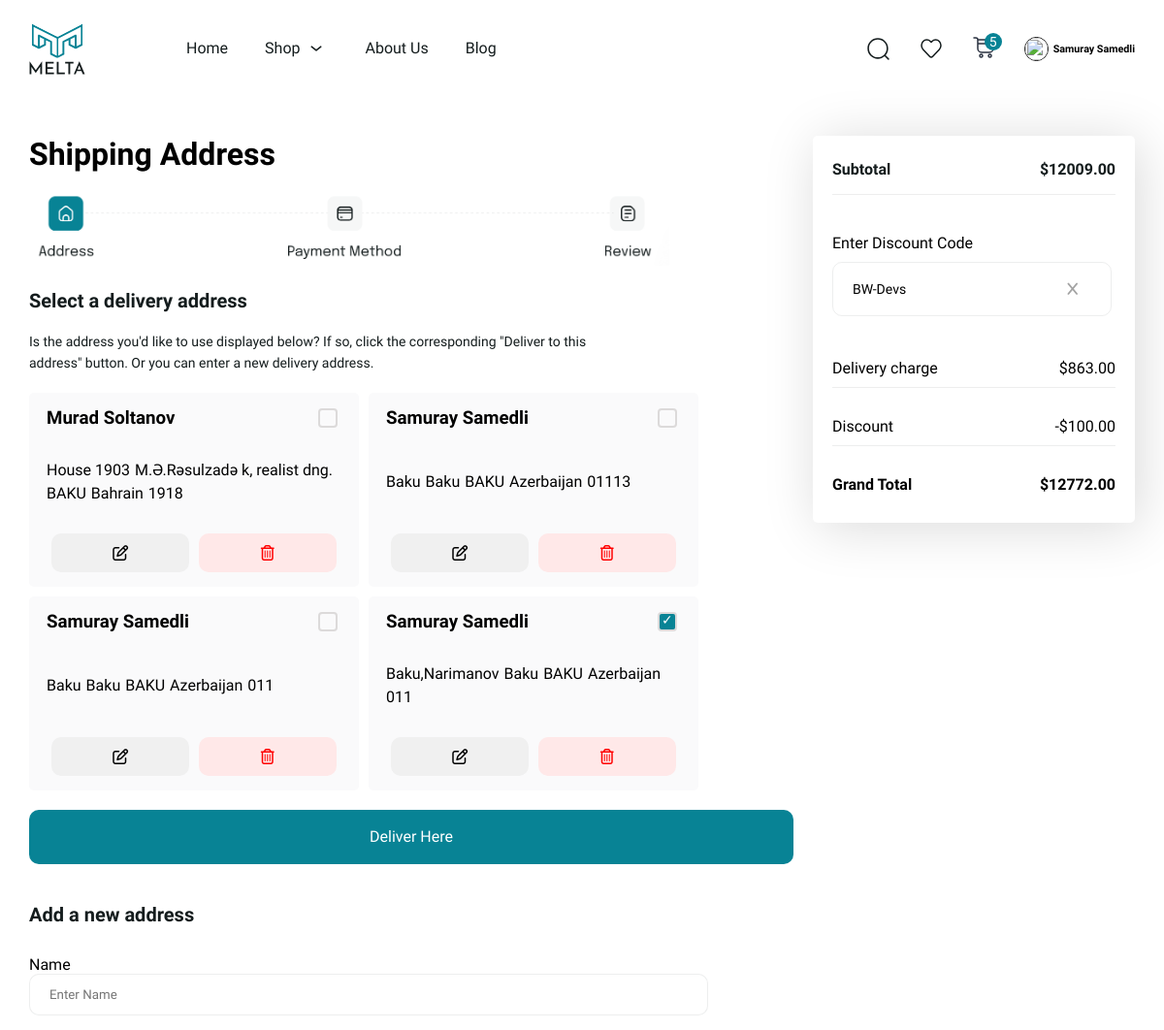
/shipping/ (signed in, upper part), run on an earlier commit of the app's database.
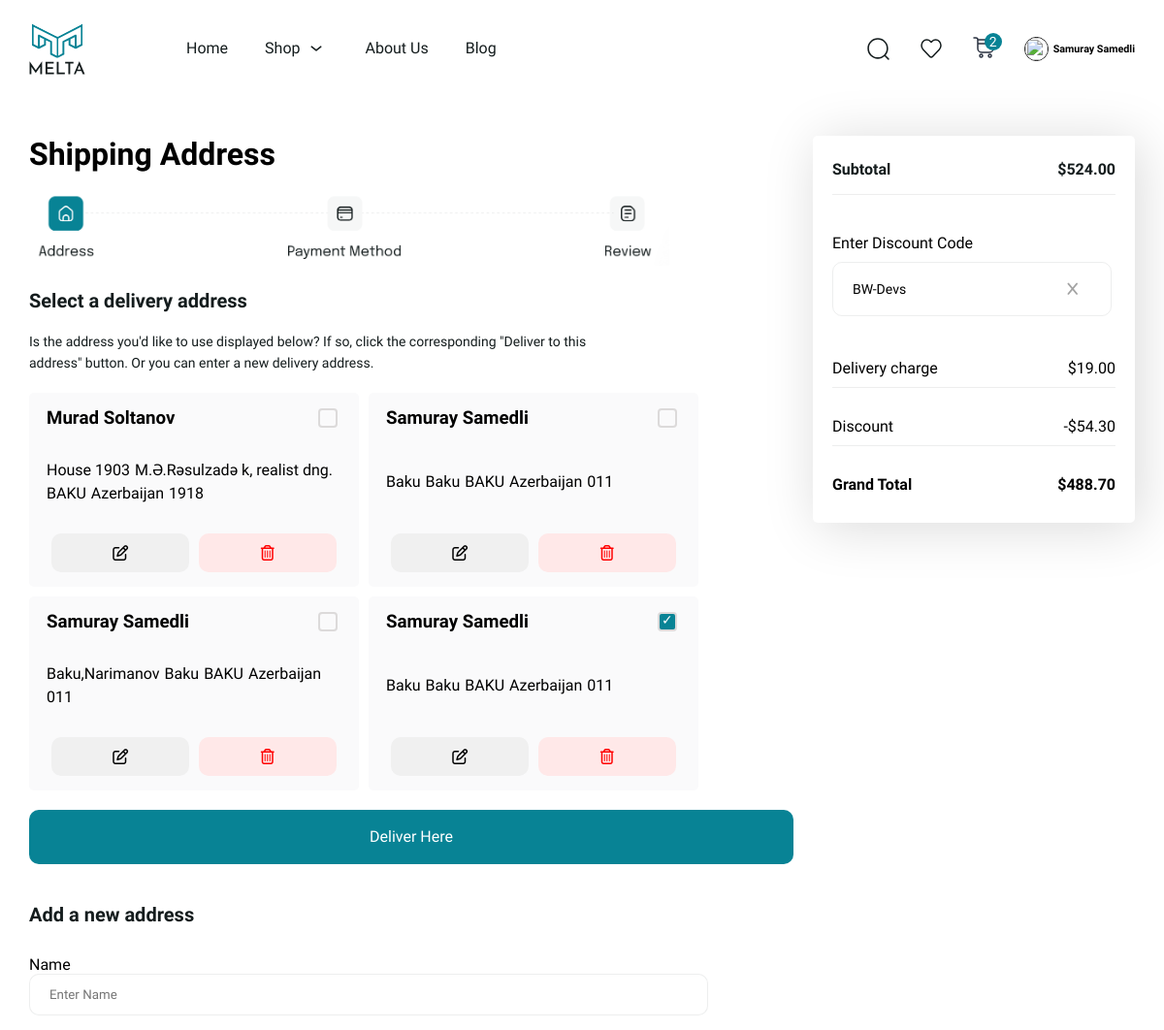
And on a later commit of the database.
### home/models.py (models this page shows, shortened)
class UserAddress(models.Model):
    user = models.ForeignKey(User,on_delete=models.CASCADE,related_name='address')
    name = models.CharField(max_length=50)
    country=models.CharField(max_length=50)
    city=models.CharField(max_length=50)
    flat=models.CharField(max_length=50)
    Area=models.CharField(max_length=50)
    pin=models.CharField(max_length=50)
    phone=models.CharField(blank=True,null=True,default="", max_length=50)
    default_address = models.BooleanField(default=False)

class UserOrderSummary(models.Model):
    user = models.OneToOneField(User,on_delete=models.CASCADE)
    discounts= models.ForeignKey(Discounts,null=True,db_constraint=False,on_delete=models.CASCADE,blank=True )
    discount_value= models.DecimalField(max_digits=10,decimal_places=2,default=0)
    subtotal= models.DecimalField(max_digits=10,decimal_places=2,default=0)
    payments = models.ForeignKey(Payments , null=True, blank=True,on_delete=models.CASCADE)
    address = models.ForeignKey(UserAddress, on_delete=models.SET_NULL, null=True, blank=True)
    total_delivery_cost= models.DecimalField(max_digits=10,decimal_places=2,default=0)
    grand_total= models.DecimalField(max_digits=10,decimal_places=2,default=0)

class Discounts(models.Model):
    code = models.CharField(max_length=50,unique=True)
    discount_type = models.CharField(max_length=50,choices=[('percentage', 'Percentage'), ('fixed', 'Fixed Amount')])
    discount_amount = models.DecimalField(max_digits=5, decimal_places=2)
    max_discount_amount = models.DecimalField(max_digits=5,decimal_places=2)
    is_active = models.BooleanField(default=True)
    def __str__(self):
        return self.code

### home/views.py (the view)
# urls.py: path('shipping/',shipping_view, name='shipping'),
def shipping_view(request):
    order = Order.objects.filter(customers=request.user, status=False)
    order_count = order.count()
    user_order_summary = UserOrderSummary.objects.get(user=request.user)
    address = UserAddress.objects.filter(user=request.user)
    if request.method == 'POST':
        id=request.POST.get('default_adress')
        default_address = UserAddress.objects.get(id=id)
        user_order_summary.address = default_address
        user_order_summary.save()
        return redirect('payments')
    context={'address':address,'user_order_summary':user_order_summary,'order':order,'order_count':order_count}
    return render(request,'shipping.html',context)

### home/models.py (called while the page is built)
    def get_main_image(self):
        first_image = self.images.first()
        return first_image.images.url if first_image else None

### templates/shipping.html (shortened to what the changed rows need)
{% extends "base.html" %}
{% block body %}
<div class="shipping">
    <div class="shipping_left">
      <div class="shipping_caption">
        <h1>Shipping Address</h1>
      </div>
      <div class="shipping_adress">
        {% if address %}
          {% for add in address %}
            <div class="ship_adress">
              <h3 class="ship_user"><span>{{add.name}}</span>
                {% if add.default_address %}
                <input  checked type="radio"  form="deliver" class="input_check" value="{{add.id}}" name="default_adress" id="{{add.id}}">
                {% else %}
                <input  form="deliver"  type="radio"  value="{{add.id}}" class="input_check" name="default_adress" id="{{add.id}}">
                {% endif %}
            </h3>
            <div class="address_details"><span>{{add.flat}}</span><span>{{add.Area}}</span><span>{{add.city}}</span><span>{{add.country}}</span><span>{{add.pin}}</span></div>
            <div class="address_update">
        <a class="address_change" href="{% url 'update-address' add.id %}"><i class="fa-regular fa-pen-to-square" style="color: #000000;"></i></a>
          <a class="address_delete" href="{% url 'delete-address' add.id %} "><i class="fa-regular fa-trash-can" style="color: #ff0000;"></i></a>
            </div>
          </div>
          {% endfor %}
        {% endif %}
      </div>
    </div>
    <div class="checkout_right">
      <div class="subtotal">
        <h4>Subtotal</h4>
        <h4>${{ user_order_summary.subtotal|floatformat:2}}</h4>
      </div>
      <div class="">
        <div class="coupon">
          {% if user_order_summary.discounts%}
          <div class="add_coupon_input">
            <div class="add_coupon_code">{{user_order_summary.discounts}}</div>
              <a href="{% url 'delete-discount'%}"><i class="fa-solid fa-x" style="color: #a3a3a3;">
                </i>
              </a>
            </div>
          {% else %}
            <form class="coupon_input" method="post" action="{% url 'apply-discount' %}">
              {% csrf_token %}
              <input required type="text" id="coupon-code" value="" name="discount_code" placeholder="Enter discount code"/>
              <button type="submit" id="apply-coupon">Apply</button>
            </form>
          {% endif %}
            </div>
    </div>
    <div class="delivery">
      <div>Delivery charge</div>
      <div>
        ${{user_order_summary.total_delivery_cost|floatformat:2}}
      </div>
    </div>
    {% if user_order_summary.discount_value > 0 %}
    <div class="delivery">
      <div>Discount</div>
      <div>-${{user_order_summary.discount_value}}</div>
    </div>
    {% endif %}
      <div class="total">
        <h4>Grand Total</h4>
        <h4 >${{user_order_summary.grand_total|floatformat:2}}</h4>
      </div>
    </div>
  </div>
{% endblock body %}

### templates/base.html (shortened to what this page needs)
{% load static %}
<!DOCTYPE html>
<html lang="en">
<head>
    <link rel="stylesheet" href="https://cdnjs.cloudflare.com/ajax/libs/font-awesome/6.5.1/css/all.min.css" />
    <link rel="stylesheet" href="{% static 'product.css'%}">
    <link rel="stylesheet" href="{%static 'style.css'%}">
</head>
<body>
    <div class="container">
        <div class="navbar">
          <div class="nav">
            <div class="logo_text">
              <a href="{% url 'home' %}">
                <img
                src="/media/navbar-footer_img/homepage_logo.svg"
                alt="header-logo"
                class="header_logo"
              />
              </a>
            </div>
            <ul class="header_menu">
              <li><a href="{% url 'home' %}">Home</a></li>
              <li>
                <a href="{% url 'products' %}">Shop <img src="/media/navbar-footer_img/down.svg" alt="down" /></a>
              </li>
              <li><a href="">About Us</a></li>
              <li><a href="">Blog</a></li>
            </ul>
          </div>
          <div class="nav_login">
            <ul class="header_icon">
              <li style='position:relative;display:flex;align-items:center'>
                  <img onclick='searchClick(event)' style='margin-left:10px;width:25px;height:25px'  src="/media/navbar-footer_img/search_icon.svg" alt="" />
              </li>
              <li>
                  <img src="/media/navbar-footer_img/fav_icon.svg" alt="" />
              </li>
              <li>
                <button id="shop_btn" onclick="card_view()" class="icon_button">
                  <img src="/media/navbar-footer_img/shopbuy_icon.svg" alt="" />
                  <span id="shopcount">{{order_count}}</span>
                </button>
              </li>
            </ul>
            {% if request.user.is_authenticated %}
            <div class="user_navbar">
              <a href="{% url 'my-order' %}">
                <div class="user_img">
                  <img src="https://static.vecteezy.com/system/resources/previews/005/129/844/non_2x/profile-user-icon-isolated-on-white-background-eps10-free-vector.jpg" alt="">
                </div>
                <h6>{{request.user.first_name|title}} {{request.user.last_name|title}}</h6>
              </a>
            </div>
              {% else %}
              <button class="login-button"><span>Login</span></button>
            {% endif %}
          </div>
        </div>
    </div>
    <div class="container">
      <div id='container_body' class="container_body">
    {% block body %}
    {% endblock body %}
     </div>
    </div>
</body>
</html>

What changed in the data, as far as the page shows it:
removed UserAddress: name "Samuray Samedli", flat "Baku", Area "Baku", city "BAKU", country "Azerbaijan", pin "01113"
changed UserAddress "Murad Soltanov": country "Bahrain" → "Azerbaijan"
computed for UserAddress "Baku,Narimanov": default_adress "☑" → "☐"
added UserAddress: name "Samuray Samedli", flat "Baku", Area "Baku", city "BAKU", country "Azerbaijan", pin "011"
changed UserOrderSummary "BW-Devs": subtotal "12009.00" → "524.00"; total_delivery_cost "863.00" → "19.00"; discount_value "100.00" → "54.30"; grand_total "12772.00" → "488.70"
Also different on the page:
{{ order_count }}: "5" → "2"
